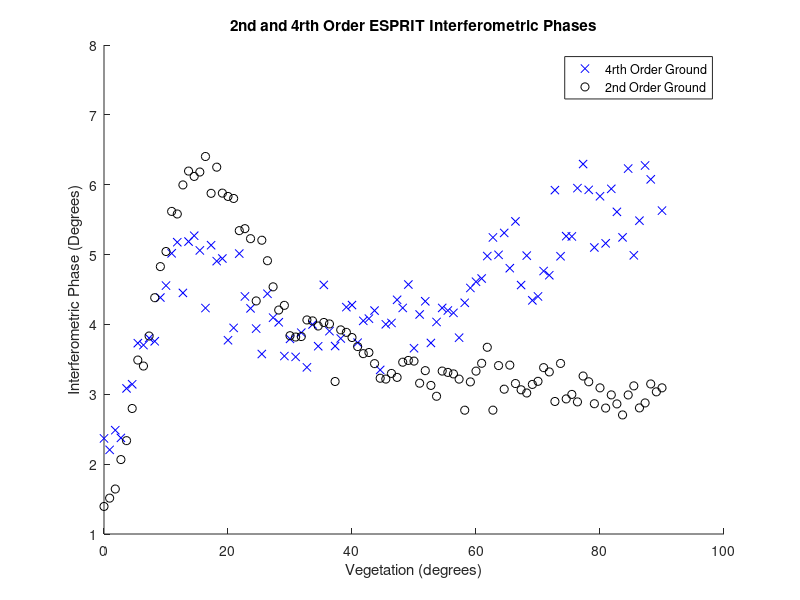
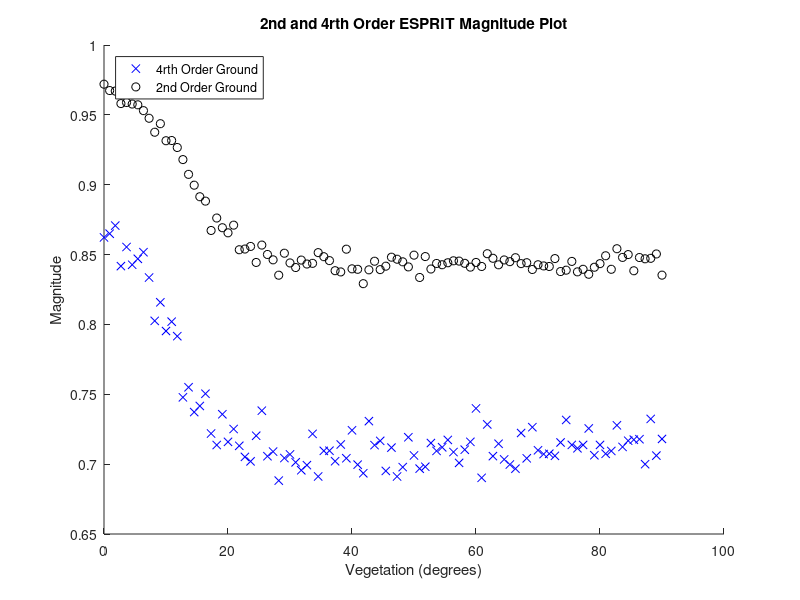

MATLAB code for these plots, in order:
%% Afric_Sim_test_ESPRIT
clc;clear;
%% Initializations
alpha = 1; %ground weighting factor
beta = 1;   %veg weighting factor

Pol_ground_2 = [1;1;0]/sqrt(2);
Pol_ground_4 = [1;1;0;1;0;0]/sqrt(3); %ground
Pol_vegetation_2 = [1;1;1]/sqrt(3);
Pol_vegetation_4 = [1;1;1;1;1;1]/sqrt(6); %vegitation

eye_2 = 0;
G_O = 0;
ground_offset = G_O*pi/180; % ground interferomitry offset

V_O_DistLength = 100;
V_O_Dist = linspace(0,90,V_O_DistLength);
vegetation_offset = V_O_Dist.*pi/180;    % veg interferomitry offset

Averaged_samples = 100;
Window_optimal = 81;    %size of window

ground_angle_4 = zeros(V_O_DistLength,1);
ground_angle_2 = zeros(V_O_DistLength,1);

vegitation_angle_4 = zeros(V_O_DistLength,1);
vegitation_angle_2 = zeros(V_O_DistLength,1);

ground_abs_4 = zeros(V_O_DistLength,1);
ground_abs_2 = zeros(V_O_DistLength,1);

vegitation_abs_4 = zeros(V_O_DistLength,1);
vegitation_abs_2 = zeros(V_O_DistLength,1);

SNR = 10;
Noise = (10^(-SNR/20))/sqrt(3);
%% Matrix Construction
for V_O_index = (1:V_O_DistLength);
    for unusedvariable = 1:Averaged_samples
       %% Matrix Construction
        
        g =  Pol_ground_2*exp(1i*2*pi*rand(1,Window_optimal));
        v =  Pol_vegetation_2*exp(1i*2*pi*rand(1,Window_optimal));
        
        s1 = alpha*g + beta*v;
        s2 = alpha*exp(1i*ground_offset)*g + beta*exp(1i*vegetation_offset(V_O_index))*v;
        
        s1_Noise = s1 + Noise*sqrt(-2*log(1-rand(3,Window_optimal))).*exp(1i*2*pi*rand(3,Window_optimal));
        s2_Noise = s2 + Noise*sqrt(-2*log(1-rand(3,Window_optimal))).*exp(1i*2*pi*rand(3,Window_optimal));
        
        index=[1 1
            2 2
            3 3
            1 2
            1 3
            2 3];
        
        S1_2 = [s1_Noise(1,:)
            s1_Noise(2,:)
            s1_Noise(3,:)];
        
        S2_2 = [s2_Noise(1,:)
            s2_Noise(2,:)
            s2_Noise(3,:)];
        
        S1_4 = [s1_Noise(1,:).*s1_Noise(1,:)
            s1_Noise(2,:).*s1_Noise(2,:)
            s1_Noise(3,:).*s1_Noise(3,:)
            s1_Noise(1,:).*s1_Noise(2,:)
            s1_Noise(1,:).*s1_Noise(3,:)
            s1_Noise(2,:).*s1_Noise(3,:)];
        
        S2_4 = [s2_Noise(1,:).*s2_Noise(1,:)
            s2_Noise(2,:).*s2_Noise(2,:)
            s2_Noise(3,:).*s2_Noise(3,:)
            s2_Noise(1,:).*s2_Noise(2,:)
            s2_Noise(1,:).*s2_Noise(3,:)
            s2_Noise(2,:).*s2_Noise(3,:)];
        
        R1_2 = S1_2*S1_2'/Window_optimal;
        R2_2 = S1_2*S2_2'/Window_optimal;
        
        R10_2 = S1_2*S1_2.'/Window_optimal;
        R20_2 = S2_2*S2_2.'/Window_optimal;
        
        R1_4 = S1_4*S1_4'/Window_optimal;
        R2_4 = S1_4*S2_4'/Window_optimal;
        
        for m = 1:6
            for n = 1:6
                
                R1_4(m,n)= R1_4(m,n) - R10_2(index(m,1),index(m,2))*R10_2(index(n,1),index(n,2))...
                    - R1_2(index(m,1),index(n,1))*R1_2(index(m,2),index(n,2))...
                    - R1_2(index(m,1),index(n,2))*R1_2(index(m,2),index(n,1));
                
                R2_4(m,n)= R2_4(m,n) - R10_2(index(m,1),index(m,2))*R20_2(index(n,1),index(n,2))...
                    - R2_2(index(m,1),index(n,1))*R2_2(index(m,2),index(n,2))...
                    - R2_2(index(m,1),index(n,2))*R2_2(index(m,2),index(n,1));
                
            end
        end
        %% Second Order Stats        
        
        [eigenvec_2,eigenval_2] =eig((pinv(R1_2 + eye_2*eye(3)))*R2_2,'nobalance');
        
        polfilter_2 = abs(Pol_ground_2'*eigenvec_2);
        [~,srt_2] = sort(polfilter_2,'descend');
        ground_angle_2(V_O_index) = ground_angle_2(V_O_index)...
            + ((ground_offset - abs(angle(eigenval_2(srt_2(1),srt_2(1)))))^2)/Averaged_samples;
        
        ground_abs_2(V_O_index) = ground_abs_2(V_O_index)...
            + abs(eigenval_2(srt_2(1),srt_2(1)))/Averaged_samples;
        
        polfilter_2 = abs(Pol_vegetation_2'*eigenvec_2);
        [~,srt_2] = sort(polfilter_2,'descend');
        vegitation_angle_2(V_O_index) = vegitation_angle_2(V_O_index)...
            + ((vegetation_offset(V_O_index) - abs(angle(eigenval_2(srt_2(1),srt_2(1)))))^2)/Averaged_samples;
        
        vegitation_abs_2(V_O_index) = vegitation_abs_2(V_O_index)...
            + abs(eigenval_2(srt_2(1),srt_2(1)))/Averaged_samples;
        
        %% Fourth Order Statistics       
       [~,eigenvalCov11_4] = eig(R1_4,'nobalance');
       
        eye_4 = mean(diag(eigenvalCov11_4))/max(diag(eigenvalCov11_4))^2;
        
        [eigenvec_4,eigenval_4] = eig((pinv(R1_4 + eye_4*eye(6)))*R2_4,'nobalance');
        
        polfilter_4 = abs(Pol_ground_4'*eigenvec_4);
        [~,srt_4] = sort(polfilter_4,'descend');
        ground_angle_4(V_O_index) = ground_angle_4(V_O_index)...
            + ((ground_offset - abs(0.5*angle(eigenval_4(srt_4(1),srt_4(1)))))^2)/Averaged_samples;
        
        ground_abs_4(V_O_index) = ground_abs_4(V_O_index)...
            + abs(eigenval_4(srt_4(1),srt_4(1)))/Averaged_samples;
        
        polfilter_4 = abs(Pol_vegetation_4'*eigenvec_4);
        [~,srt_4] = sort(polfilter_4,'descend');
        vegitation_angle_4(V_O_index) = vegitation_angle_4(V_O_index)...
            + ((vegetation_offset(V_O_index) - abs(0.5*angle(eigenval_4(srt_4(1),srt_4(1)))))^2)/Averaged_samples;
        
        vegitation_abs_4(V_O_index) = vegitation_abs_4(V_O_index)...
            + abs(eigenval_4(srt_4(1),srt_4(1)))/Averaged_samples;    
    end
end
ground_angle_4 = sqrt(ground_angle_4)*180/pi;
vegitation_angle_4 = sqrt(vegitation_angle_4)*180/pi;
ground_angle_2 = sqrt(ground_angle_2)*180/pi;
vegitation_angle_2 = sqrt(vegitation_angle_2)*180/pi;
%% Plotting Results
figure(1);
title('2nd and 4rth Order ESPRIT Interferometric Phases');
xlabel('Vegetation (degrees)');ylabel('Interferometric Phase (Degrees)');
hold on;
plot(V_O_Dist,(ground_angle_4),'bx');
% plot(V_O_Dist,(vegitation_angle_4),'gx');
plot(V_O_Dist,(ground_angle_2),'ko');
% plot(V_O_Dist,(vegitation_angle_2),'go');
legend('4rth Order Ground','2nd Order Ground','Location','northeast')
% legend('4rth Order Ground','4rth Order Vegetation','2nd Order Ground','2nd Order Vegetaion','Location','northeast')
hold off
%
figure(2);
title('2nd and 4rth Order ESPRIT Magnitude Plot');
xlabel('Vegetation (degrees)');ylabel('Magnitude');
hold on;
plot(V_O_Dist,ground_abs_4,'bx');
% plot(V_O_Dist,vegitation_abs_4,'gx');
plot(V_O_Dist,ground_abs_2,'ko');
% plot(V_O_Dist,vegitation_abs_2,'go');
legend('4rth Order Ground','2nd Order Ground','Location','northwest')

% legend('4rth Order Ground','4rth Order Vegetation','2nd Order Ground','2nd Order Vegetaion','Location','northwest')
hold off
